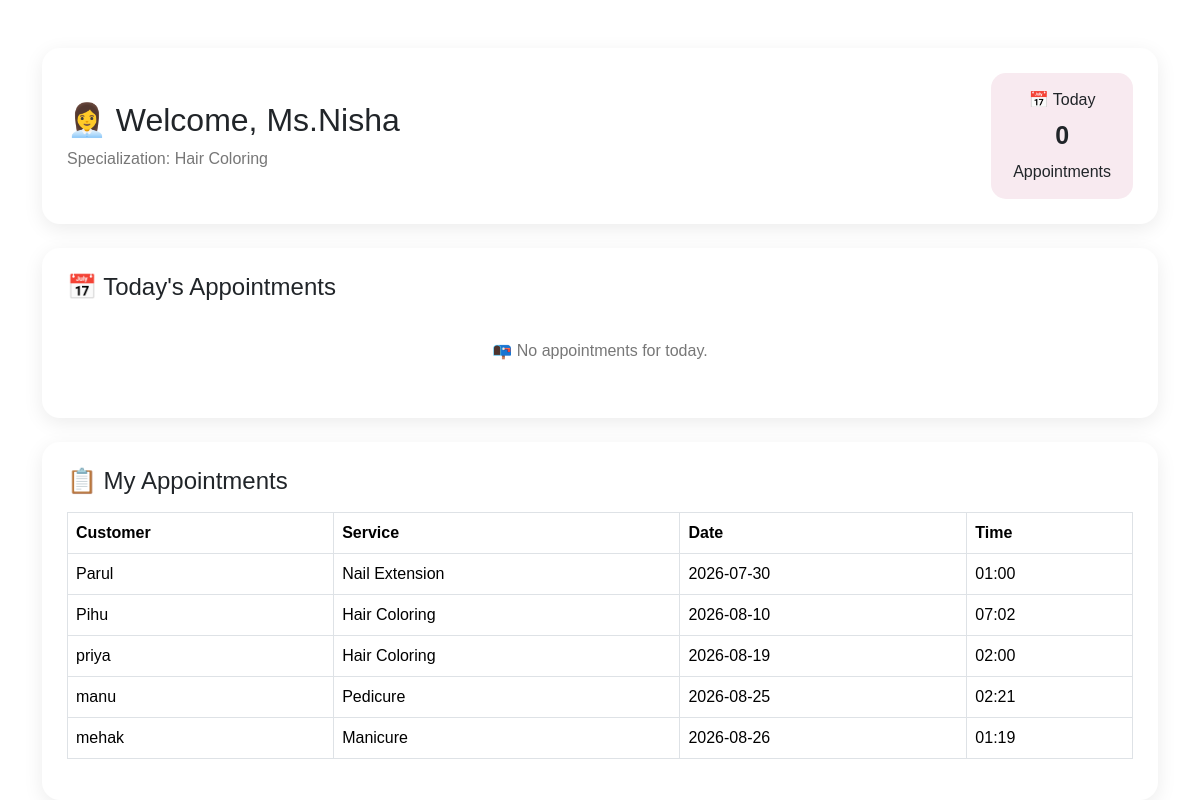
Page /staff_dashboard/3 (signed in) on the committed database.
### models.py (models this page shows)
class Staff(db.Model):
    id = db.Column(db.Integer, primary_key=True)
    name = db.Column(db.String(100), nullable=False)
    phone = db.Column(db.String(15), nullable=False)
    gender = db.Column(db.String(10), nullable=True)
    specialization = db.Column(db.String(100), nullable=False)
    available = db.Column(db.String(10),nullable=False)

class Appointment(db.Model):
    id = db.Column(db.Integer, primary_key=True)
    customer_name = db.Column(db.String(100), nullable=False)
    customer_gender = db.Column(db.String(10), nullable=True)
    service_name = db.Column(db.String(100), nullable=False)
    staff_name = db.Column(db.String(100), nullable=False)
    appointment_date = db.Column(db.String(20), nullable=False)
    appointment_time = db.Column(db.String(20), nullable=False)
    status = db.Column(db.String(20), default="Booked")

### app.py (the view)
@app.route('/staff_dashboard/<int:staff_id>')
def staff_dashboard(staff_id):
    staff = Staff.query.get_or_404(staff_id)
    today = datetime.now().strftime("%Y-%m-%d")
    appointments = Appointment.query.filter_by(
        staff_name=staff.name,
        appointment_date=today
    ).all()
    my_appointments = Appointment.query.filter_by(
        staff_name=staff.name
    ).order_by(
        Appointment.appointment_date,
        Appointment.appointment_time
    ).all()
    return render_template(
        "staff_dashboard.html",
        staff=staff,
        appointments=appointments,
        my_appointments=my_appointments
    )

### templates/staff_dashboard.html
{% extends "base.html" %}
{% block content %}
<div class="container mt-5">
    <div class="staff-header">
        <div>
            <h2>👩‍💼 Welcome, {{ staff.name }}</h2>
            <p>Specialization: {{ staff.specialization }}</p>
        </div>
        <div class="today-box">
            📅 Today
            <strong>{{ appointments|length }}</strong>
            Appointments
        </div>
    </div>
    <div class="dashboard-card mt-4">
        <h4>📅 Today's Appointments</h4>
        {% if appointments %}
        <div class="table-responsive mt-3">
            <table class="table table-bordered">
                <thead>
                    <tr>
                        <th>Customer</th>
                        <th>Service</th>
                        <th>Time</th>
                        <th>Status</th>
                        <th>Action</th>
                    </tr>
                </thead>
                <tbody>
                    {% for appointment in appointments %}
                    <tr>
                        <td>{{ appointment.customer_name }}</td>
                        <td>{{ appointment.service_name }}</td>
                        <td>{{ appointment.appointment_time }}</td>
                        <td>
                            <span class="status-badge">
                                Booked
                            </span>
                        </td>
                        <td>
                            <button class="complete-btn"
                                    onclick="this.innerHTML='✓ Completed'; this.disabled=true;">
                                Complete
                            </button>
                        </td>
                    </tr>
                    {% endfor %}
                </tbody>
            </table>
        </div>
        {% else %}
        <div class="no-appointment">
            📭 No appointments for today.
        </div>
        {% endif %}
    </div>
<div class="dashboard-card mt-4">
    <h4>📋 My Appointments</h4>
    {% if my_appointments %}
    <div class="table-responsive mt-3">
        <table class="table table-bordered">
            <thead>
                <tr>
                    <th>Customer</th>
                    <th>Service</th>
                    <th>Date</th>
                    <th>Time</th>
                </tr>
            </thead>
            <tbody>
                {% for appointment in my_appointments %}
                <tr>
                    <td>{{ appointment.customer_name }}</td>
                    <td>{{ appointment.service_name }}</td>
                    <td>{{ appointment.appointment_date }}</td>
                    <td>{{ appointment.appointment_time }}</td>
                </tr>
                {% endfor %}
            </tbody>
        </table>
    </div>
    {% else %}
    <div class="no-appointment">
        📭 No appointments found.
    </div>
    {% endif %}
   </div>
</div>
{% endblock %}

### static/css/style.css (style rules this page uses)
* { margin:0; padding:0; box-sizing:border-box; font-family:'Poppins',sans-serif; }
body { background:linear-gradient(135deg,#aa768b,#d9b5ef,#aecef4); min-height:100vh; }
body { font-family:'Poppins',sans-serif; background:#424142; }
body { background:linear-gradient(135deg,#fb9fc4,#fff5f8); font-family:'Poppins',sans-serif; }
html, body { background:linear-gradient(135deg,#f5ecef,#f9d7e1); font-family:'Poppins',sans-serif; margin:0; padding:0; width:100%; height:100%; }
html,body { margin:0; padding:0; width:100%; height:100%; }
html,body { margin: 0; padding: 0%; width: 100%; overflow-x: hidden; }
body { background: #f5f5f5; margin: 0; }
body { background:#f58ebf; }
.staff-header { background: white; padding: 25px; border-radius: 18px; display: flex; justify-content: space-between; align-items: center; box-shadow: 0 5px 20px rgba(0,0,0,0.08); }
.staff-header h2 { margin-bottom: 8px; }
.staff-header p { margin: 0; color: #777; }
.today-box { background: #f8eaf0; padding: 15px 22px; border-radius: 15px; text-align: center; }
.today-box strong { display: block; font-size: 25px; margin: 5px; }
.dashboard-card { background: white; padding: 25px; border-radius: 18px; box-shadow: 0 5px 20px rgba(0,0,0,0.08); }
.no-appointment { text-align: center; padding: 30px; color: #777; }

### rows in the picture
Staff: name "Ms.Nisha", specialization "Hair Coloring"
Appointment: customer_name "Parul", service_name "Nail Extension", appointment_date "2026-07-30", appointment_time "01:00"
Appointment: customer_name "Pihu", service_name "Hair Coloring", appointment_date "2026-08-10", appointment_time "07:02"
Appointment: customer_name "priya", service_name "Hair Coloring", appointment_date "2026-08-19", appointment_time "02:00"
Appointment: customer_name "manu", service_name "Pedicure", appointment_date "2026-08-25", appointment_time "02:21"
Appointment: customer_name "mehak", service_name "Manicure", appointment_date "2026-08-26", appointment_time "01:19"

### other values in the picture
{{ appointments|length }} "0"
